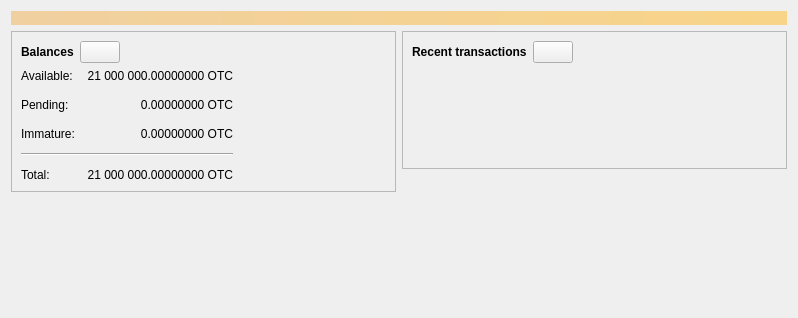
<?xml version="1.0" encoding="UTF-8"?>
<ui version="4.0">
 <class>OverviewPage</class>
 <widget class="QWidget" name="OverviewPage">
  <property name="geometry">
   <rect>
    <x>0</x>
    <y>0</y>
    <width>798</width>
    <height>318</height>
   </rect>
  </property>
  <property name="windowTitle">
   <string>Form</string>
  </property>
  <layout class="QVBoxLayout" name="topLayout">
   <item>
    <widget class="QLabel" name="labelAlerts">
     <property name="visible">
      <bool>false</bool>
     </property>
     <property name="styleSheet">
      <string notr="true">QLabel { background-color: qlineargradient(x1: 0, y1: 0, x2: 1, y2: 0, stop:0 #F0D0A0, stop:1 #F8D488); color:#000000; }</string>
     </property>
     <property name="wordWrap">
      <bool>true</bool>
     </property>
     <property name="margin">
      <number>3</number>
     </property>
     <property name="textInteractionFlags">
      <set>Qt::TextSelectableByMouse</set>
     </property>
    </widget>
   </item>
   <item>
    <layout class="QHBoxLayout" name="horizontalLayout" stretch="1,1">
     <item>
      <layout class="QVBoxLayout" name="verticalLayout_2">
       <item>
        <widget class="QFrame" name="frame">
         <property name="frameShape">
          <enum>QFrame::StyledPanel</enum>
         </property>
         <property name="frameShadow">
          <enum>QFrame::Raised</enum>
         </property>
         <layout class="QVBoxLayout" name="verticalLayout_4">
          <item>
           <layout class="QHBoxLayout" name="horizontalLayout_4">
            <item>
             <widget class="QLabel" name="label_5">
              <property name="font">
               <font>
                <weight>75</weight>
                <bold>true</bold>
               </font>
              </property>
              <property name="text">
               <string>Balances</string>
              </property>
             </widget>
            </item>
            <item>
             <widget class="QPushButton" name="labelWalletStatus">
              <property name="enabled">
               <bool>true</bool>
              </property>
              <property name="maximumSize">
               <size>
                <width>45</width>
                <height>16777215</height>
               </size>
              </property>
              <property name="toolTip">
               <string>The displayed information may be out of date. Your wallet automatically synchronizes with the Octcoin network after a connection is established, but this process has not completed yet.</string>
              </property>
              <property name="text">
               <string/>
              </property>
              <property name="icon">
               <iconset resource="../octcoin.qrc">
                <normaloff>:/icons/warning</normaloff>
                <disabledoff>:/icons/warning</disabledoff>:/icons/warning</iconset>
              </property>
              <property name="iconSize">
               <size>
                <width>24</width>
                <height>24</height>
               </size>
              </property>
             </widget>
            </item>
            <item>
             <spacer name="horizontalSpacer_3">
              <property name="orientation">
               <enum>Qt::Horizontal</enum>
              </property>
              <property name="sizeHint" stdset="0">
               <size>
                <width>40</width>
                <height>20</height>
               </size>
              </property>
             </spacer>
            </item>
           </layout>
          </item>
          <item>
           <layout class="QGridLayout" name="gridLayout">
            <property name="spacing">
             <number>12</number>
            </property>
            <item row="1" column="1">
             <widget class="QLabel" name="labelUnconfirmed">
              <property name="cursor">
               <cursorShape>IBeamCursor</cursorShape>
              </property>
              <property name="toolTip">
               <string>Total of transactions that have yet to be confirmed, and do not yet count toward the spendable balance</string>
              </property>
              <property name="text">
               <string notr="true">0.00000000 OTC</string>
              </property>
              <property name="alignment">
               <set>Qt::AlignRight|Qt::AlignTrailing|Qt::AlignVCenter</set>
              </property>
              <property name="textInteractionFlags">
               <set>Qt::LinksAccessibleByMouse|Qt::TextSelectableByKeyboard|Qt::TextSelectableByMouse</set>
              </property>
             </widget>
            </item>
            <item row="3" column="0" colspan="2">
             <widget class="Line" name="line">
              <property name="orientation">
               <enum>Qt::Horizontal</enum>
              </property>
             </widget>
            </item>
            <item row="4" column="0">
             <widget class="QLabel" name="labelTotalText">
              <property name="text">
               <string>Total:</string>
              </property>
             </widget>
            </item>
            <item row="2" column="1">
             <widget class="QLabel" name="labelImmature">
              <property name="cursor">
               <cursorShape>IBeamCursor</cursorShape>
              </property>
              <property name="toolTip">
               <string>Mined balance that has not yet matured</string>
              </property>
              <property name="text">
               <string notr="true">0.00000000 OTC</string>
              </property>
              <property name="alignment">
               <set>Qt::AlignRight|Qt::AlignTrailing|Qt::AlignVCenter</set>
              </property>
              <property name="textInteractionFlags">
               <set>Qt::LinksAccessibleByMouse|Qt::TextSelectableByKeyboard|Qt::TextSelectableByMouse</set>
              </property>
             </widget>
            </item>
            <item row="1" column="2">
             <spacer name="horizontalSpacer_2">
              <property name="orientation">
               <enum>Qt::Horizontal</enum>
              </property>
              <property name="sizeHint" stdset="0">
               <size>
                <width>40</width>
                <height>20</height>
               </size>
              </property>
             </spacer>
            </item>
            <item row="2" column="0">
             <widget class="QLabel" name="labelImmatureText">
              <property name="text">
               <string>Immature:</string>
              </property>
             </widget>
            </item>
            <item row="4" column="1">
             <widget class="QLabel" name="labelTotal">
              <property name="cursor">
               <cursorShape>IBeamCursor</cursorShape>
              </property>
              <property name="toolTip">
               <string>Your current total balance</string>
              </property>
              <property name="text">
               <string notr="true">21 000 000.00000000 OTC</string>
              </property>
              <property name="alignment">
               <set>Qt::AlignRight|Qt::AlignTrailing|Qt::AlignVCenter</set>
              </property>
              <property name="textInteractionFlags">
               <set>Qt::LinksAccessibleByMouse|Qt::TextSelectableByKeyboard|Qt::TextSelectableByMouse</set>
              </property>
             </widget>
            </item>
            <item row="0" column="0">
             <widget class="QLabel" name="labelBalanceText">
              <property name="text">
               <string>Available:</string>
              </property>
             </widget>
            </item>
            <item row="0" column="1">
             <widget class="QLabel" name="labelBalance">
              <property name="cursor">
               <cursorShape>IBeamCursor</cursorShape>
              </property>
              <property name="toolTip">
               <string>Your current spendable balance</string>
              </property>
              <property name="text">
               <string notr="true">21 000 000.00000000 OTC</string>
              </property>
              <property name="alignment">
               <set>Qt::AlignRight|Qt::AlignTrailing|Qt::AlignVCenter</set>
              </property>
              <property name="textInteractionFlags">
               <set>Qt::LinksAccessibleByMouse|Qt::TextSelectableByKeyboard|Qt::TextSelectableByMouse</set>
              </property>
             </widget>
            </item>
            <item row="1" column="0">
             <widget class="QLabel" name="labelPendingText">
              <property name="text">
               <string>Pending:</string>
              </property>
             </widget>
            </item>
           </layout>
          </item>
         </layout>
        </widget>
       </item>
       <item>
        <spacer name="verticalSpacer">
         <property name="orientation">
          <enum>Qt::Vertical</enum>
         </property>
         <property name="sizeHint" stdset="0">
          <size>
           <width>20</width>
           <height>40</height>
          </size>
         </property>
        </spacer>
       </item>
      </layout>
     </item>
     <item>
      <layout class="QVBoxLayout" name="verticalLayout_3">
       <item>
        <widget class="QFrame" name="frame_2">
         <property name="frameShape">
          <enum>QFrame::StyledPanel</enum>
         </property>
         <property name="frameShadow">
          <enum>QFrame::Raised</enum>
         </property>
         <layout class="QVBoxLayout" name="verticalLayout">
          <item>
           <layout class="QHBoxLayout" name="horizontalLayout_2">
            <item>
             <widget class="QLabel" name="label_4">
              <property name="font">
               <font>
                <weight>75</weight>
                <bold>true</bold>
               </font>
              </property>
              <property name="text">
               <string>Recent transactions</string>
              </property>
             </widget>
            </item>
            <item>
             <widget class="QPushButton" name="labelTransactionsStatus">
              <property name="enabled">
               <bool>true</bool>
              </property>
              <property name="maximumSize">
               <size>
                <width>45</width>
                <height>16777215</height>
               </size>
              </property>
              <property name="toolTip">
               <string>The displayed information may be out of date. Your wallet automatically synchronizes with the Octcoin network after a connection is established, but this process has not completed yet.</string>
              </property>
              <property name="text">
               <string/>
              </property>
              <property name="icon">
               <iconset resource="../octcoin.qrc">
                <normaloff>:/icons/warning</normaloff>
                <disabledoff>:/icons/warning</disabledoff>:/icons/warning</iconset>
              </property>
              <property name="iconSize">
               <size>
                <width>24</width>
                <height>24</height>
               </size>
              </property>
             </widget>
            </item>
            <item>
             <spacer name="horizontalSpacer">
              <property name="orientation">
               <enum>Qt::Horizontal</enum>
              </property>
              <property name="sizeHint" stdset="0">
               <size>
                <width>40</width>
                <height>20</height>
               </size>
              </property>
             </spacer>
            </item>
           </layout>
          </item>
          <item>
           <widget class="TransactionOverviewWidget" name="listTransactions">
            <property name="styleSheet">
             <string notr="true">QListView { background: transparent; }</string>
            </property>
            <property name="frameShape">
             <enum>QFrame::NoFrame</enum>
            </property>
            <property name="verticalScrollBarPolicy">
             <enum>Qt::ScrollBarAlwaysOff</enum>
            </property>
            <property name="horizontalScrollBarPolicy">
             <enum>Qt::ScrollBarAlwaysOff</enum>
            </property>
            <property name="sizeAdjustPolicy">
             <enum>QAbstractScrollArea::AdjustToContents</enum>
            </property>
            <property name="selectionMode">
             <enum>QAbstractItemView::NoSelection</enum>
            </property>
            <property name="uniformItemSizes">
             <bool>true</bool>
            </property>
           </widget>
          </item>
         </layout>
        </widget>
       </item>
       <item>
        <spacer name="verticalSpacer_2">
         <property name="orientation">
          <enum>Qt::Vertical</enum>
         </property>
         <property name="sizeHint" stdset="0">
          <size>
           <width>20</width>
           <height>40</height>
          </size>
         </property>
        </spacer>
       </item>
      </layout>
     </item>
    </layout>
   </item>
  </layout>
 </widget>
 <customwidgets>
  <customwidget>
   <class>TransactionOverviewWidget</class>
   <extends>QListView</extends>
   <header>qt/transactionoverviewwidget.h</header>
  </customwidget>
 </customwidgets>
 <resources/>
 <connections/>
</ui>
